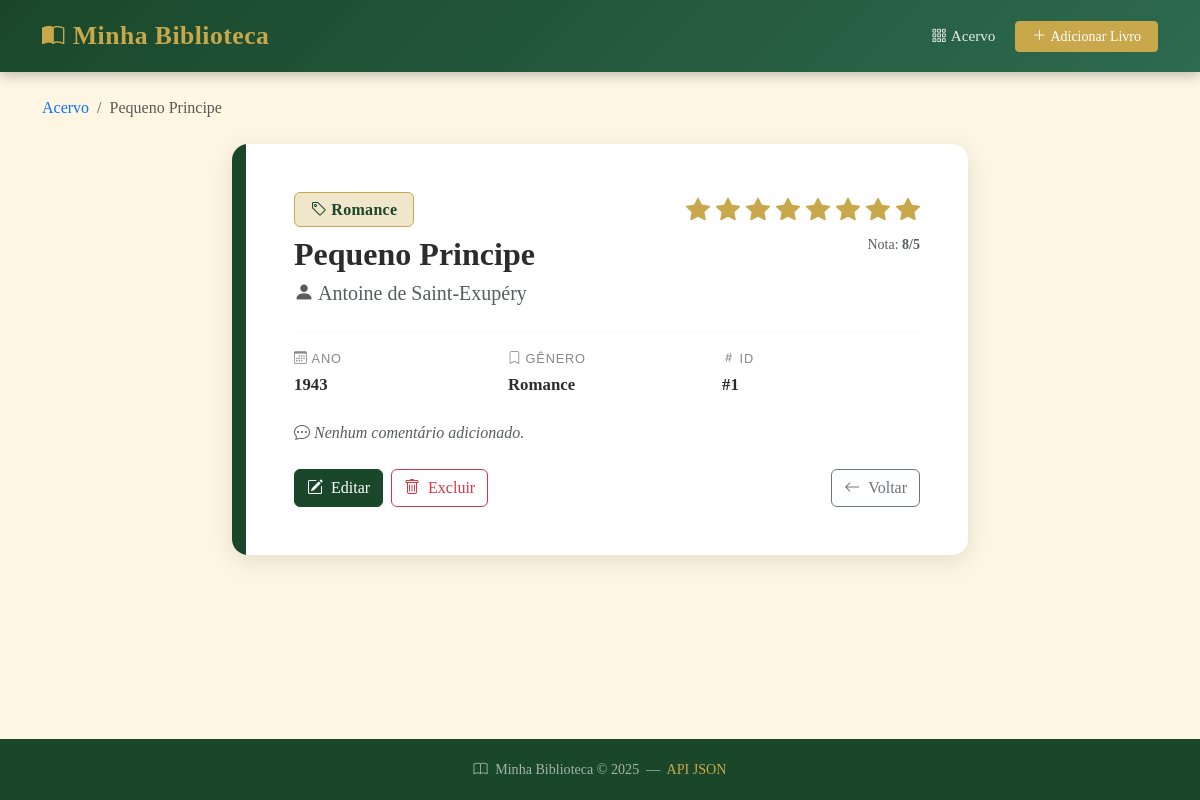
Screenshot of /livros/1/ with the database file from the repository.
### livros/models.py (models this page shows, shortened)
class Livro(models.Model):
    titulo  = models.CharField(max_length=200)
    autor   = models.CharField(max_length=100)
    ano     = models.IntegerField()
    genero  = models.CharField(max_length=50)
    nota = models.IntegerField(default=0)
    comentario = models.CharField(max_length=500, default='')

### livros/views.py (the view)
# urls.py: path('livros/<int:pk>/',           detalhe_livro,   name='detalhe_livro'),
def detalhe_livro(request, pk):
    livro = get_object_or_404(Livro, pk=pk)
    return render(request, 'livros/detalhe.html', {'livro': livro})

### livros/templatetags/livros_tags.py (called while the page is built)
@register.filter
def estrelas_cheias(value):
    try:
        return range(int(value))
    except (ValueError, TypeError):
        return range(0)

@register.filter
def estrelas_vazias(value):
    try:
        return range(5 - int(value))
    except (ValueError, TypeError):
        return range(5)

### livros/templates/livros/detalhe.html (shortened to what this page needs)
{% extends "livros/base.html" %}
{% load livros_tags %}
{% block content %}
<nav aria-label="breadcrumb" class="mb-4">
    <ol class="breadcrumb">
        <li class="breadcrumb-item"><a href="/livros/" class="text-decoration-none">Acervo</a></li>
        <li class="breadcrumb-item active">{{ livro.titulo }}</li>
    </ol>
</nav>
<div class="row justify-content-center">
    <div class="col-lg-8">
        <div class="livro-detalhe-card d-flex flex-row">
            <div class="livro-detalhe-spine"></div>
            <div class="p-4 p-md-5 flex-grow-1">
                <div class="d-flex justify-content-between align-items-start mb-4 flex-wrap gap-2">
                    <div>
                        <span class="badge badge-genero mb-2 px-3 py-2 fs-6">
                            <i class="bi bi-tag me-1"></i>{{ livro.genero }}
                        </span>
                        <h2 class="fw-bold mb-1">{{ livro.titulo }}</h2>
                        <p class="text-muted fs-5 mb-0">
                            <i class="bi bi-person-fill me-1"></i>{{ livro.autor }}
                        </p>
                    </div>
                    <div class="text-end">
                        <div class="estrelas fs-4 mb-1">
                            {% for i in livro.nota|estrelas_cheias %}
                                <i class="bi bi-star-fill"></i>
                            {% endfor %}
                        </div>
                        <small class="text-muted">Nota: <strong>{{ livro.nota }}/5</strong></small>
                    </div>
                </div>
                <hr class="my-3" style="border-color: var(--creme-escuro);">
                <div class="row g-3 mb-4">
                    <div class="col-6 col-md-4">
                        <p class="info-label mb-1"><i class="bi bi-calendar3 me-1"></i>Ano</p>
                        <p class="info-valor mb-0">{{ livro.ano }}</p>
                    </div>
                    <div class="col-6 col-md-4">
                        <p class="info-label mb-1"><i class="bi bi-bookmark me-1"></i>Gênero</p>
                        <p class="info-valor mb-0">{{ livro.genero }}</p>
                    </div>
                    <div class="col-6 col-md-4">
                        <p class="info-label mb-1"><i class="bi bi-hash me-1"></i>ID</p>
                        <p class="info-valor mb-0">#{{ livro.pk }}</p>
                    </div>
                </div>
                {% if livro.comentario %}
                <div class="mb-4">
                    <p class="info-label mb-2"><i class="bi bi-chat-quote me-1"></i>Meu Comentário</p>
                    <div class="comentario-box">
                        {{ livro.comentario }}
                    </div>
                </div>
                {% else %}
                <div class="mb-4">
                    <p class="text-muted fst-italic">
                        <i class="bi bi-chat-dots me-1"></i>Nenhum comentário adicionado.
                    </p>
                </div>
                {% endif %}
                <div class="d-flex gap-2 flex-wrap">
                    <a href="/livros/{{ livro.pk }}/editar/" class="btn btn-biblioteca">
                        <i class="bi bi-pencil-square me-2"></i>Editar
                    </a>
                    <a href="/livros/{{ livro.pk }}/deletar/" class="btn btn-outline-danger">
                        <i class="bi bi-trash me-2"></i>Excluir
                    </a>
                    <a href="/livros/" class="btn btn-outline-secondary ms-auto">
                        <i class="bi bi-arrow-left me-2"></i>Voltar
                    </a>
                </div>
            </div>
        </div>
    </div>
</div>
{% endblock %}

### livros/templates/livros/base.html (style rules this page uses)
:root { --verde-escuro: #1a472a; --verde-medio: #2d6a4f; --dourado: #c9a84c; --creme: #fdf6e3; --creme-escuro: #f0e6cc; --texto-escuro: #2c2c2c; }
body { background-color: var(--creme); font-family: 'Georgia', 'Times New Roman', serif; color: var(--texto-escuro); min-height: 100vh; display: flex; flex-direction: column; }
.btn-biblioteca { background-color: var(--verde-escuro); border-color: var(--verde-escuro); color: #fff; font-family: inherit; }
.badge-genero { background-color: var(--creme-escuro); color: var(--verde-escuro); border: 1px solid var(--dourado); font-size: 0.78rem; font-weight: 600; letter-spacing: 0.3px; }
.estrelas .bi-star-fill { color: var(--dourado); }
.livro-detalhe-card { background: #fff; border-radius: 16px; box-shadow: 0 6px 24px rgba(0,0,0,0.1); overflow: hidden; }
.livro-detalhe-spine { width: 14px; background: var(--verde-escuro); flex-shrink: 0; }
.info-label { font-size: 0.8rem; text-transform: uppercase; letter-spacing: 0.8px; color: #888; font-family: Arial, sans-serif; }
.info-valor { font-size: 1.05rem; font-weight: 600; color: var(--texto-escuro); }

### rows the page displays
Livro: titulo "Pequeno Principe", genero "Romance", autor "Antoine de Saint-Exupéry", nota "8", ano "1943", pk "1"
